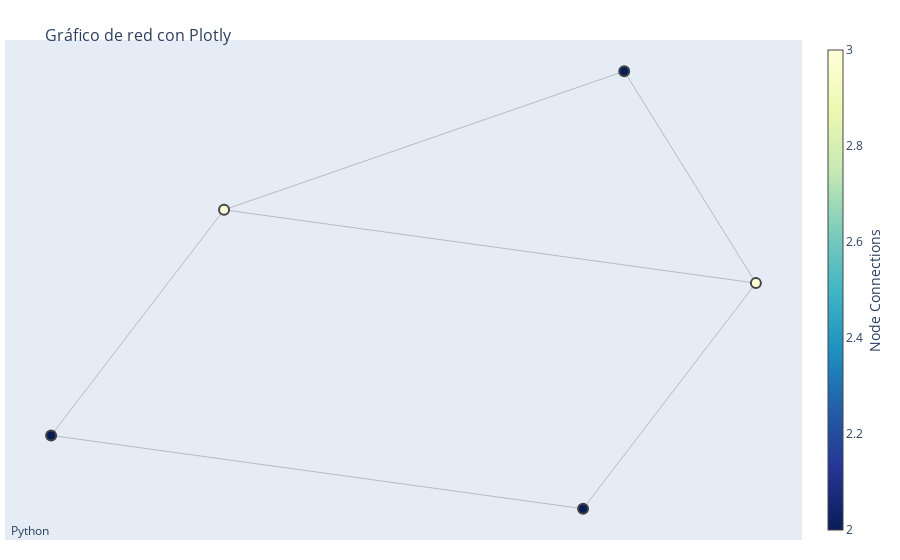

Write notebook code for a chart like this one.
### Code cell
import networkx as nx
import plotly.graph_objects as go

# Lista de aristas con atributos adicionales
aristas = [
    ('A', 'B', {'peso': 5}),
    ('B', 'C', {'peso': 7}),
    ('C', 'D', {'peso': 3}),
    ('D', 'E', {'peso': 8}),
    ('E', 'A', {'peso': 2}),
    ('A', 'C', {'peso': 4}),
]

# Crea un grafo vacío
G = nx.Graph()

# Agrega las aristas al grafo junto con sus atributos
G.add_edges_from(aristas)

# Define el layout del grafo
pos = nx.kamada_kawai_layout(G)

# Crea los nodos y aristas para Plotly
edge_trace = go.Scatter(
    x=[],
    y=[],
    line=dict(width=0.5, color='#888'),
    hoverinfo='none',
    mode='lines')

for edge in G.edges():
    x0, y0 = pos[edge[0]]
    x1, y1 = pos[edge[1]]
    edge_trace['x'] += tuple([x0, x1, None])
    edge_trace['y'] += tuple([y0, y1, None])

node_trace = go.Scatter(
    x=[],
    y=[],
    text=[],
    mode='markers',
    hoverinfo='text',
    marker=dict(
        showscale=True,
        colorscale='YlGnBu',
        reversescale=True,
        color=[],
        size=10,
        colorbar=dict(
            thickness=15,
            title='Node Connections',
            xanchor='left',
            titleside='right'
        ),
        line_width=2))

for node in G.nodes():
    x, y = pos[node]
    node_trace['x'] += tuple([x])
    node_trace['y'] += tuple([y])

# Adiciona el número de conexiones a cada nodo como texto
for node, adjacencies in enumerate(G.adjacency()):
    node_trace['marker']['color'] += tuple([len(adjacencies[1])])
    node_info = f'{adjacencies[0]}<br># Conexiones: {len(adjacencies[1])}'
    node_trace['text'] += tuple([node_info])

# Crea la figura y plotea
fig = go.Figure(data=[edge_trace, node_trace],
                layout=go.Layout(
                    title='<br>Gráfico de red con Plotly',
                    titlefont_size=16,
                    showlegend=False,
                    hovermode='closest',
                    margin=dict(b=20, l=5, r=5, t=40),
                    annotations=[dict(
                        text="Python",
                        showarrow=False,
                        xref="paper", yref="paper",
                        x=0.005, y=-0.002)],
                    xaxis=dict(showgrid=False, zeroline=False, showticklabels=False),
                    yaxis=dict(showgrid=False, zeroline=False, showticklabels=False))
                )

fig.show()

### Figure 1 — Plotly figure (JSON) as saved in the notebook; plotly's stock layout.template omitted (floating-point values rounded to 4 significant figures)
{"data": [{"hoverinfo": "none", "line": {"color": "#888", "width": 0.5}, "mode": "lines", "type": "scatter", "x": [0.5672, 0.3249, null, 0.5672, 0.2492, null, 0.5672, -0.4115, null, 0.3249, -0.4115, null, -0.4115, -0.7298, null, -0.7298, 0.2492, null], "y": [0.08056, 1, null, 0.08056, -0.8986, null, 0.08056, 0.3986, null, 1, 0.3986, null, 0.3986, -0.5805, null, -0.5805, -0.8986, null]}, {"hoverinfo": "text", "marker": {"color": [3, 2, 3, 2, 2], "colorbar": {"thickness": 15, "title": {"side": "right", "text": "Node Connections"}, "xanchor": "left"}, "colorscale": [[0, "rgb(255,255,217)"], [0.125, "rgb(237,248,177)"], [0.25, "rgb(199,233,180)"], [0.375, "rgb(127,205,187)"], [0.5, "rgb(65,182,196)"], [0.625, "rgb(29,145,192)"], [0.75, "rgb(34,94,168)"], [0.875, "rgb(37,52,148)"], [1, "rgb(8,29,88)"]], "line": {"width": 2}, "reversescale": true, "showscale": true, "size": 10}, "mode": "markers", "text": ["A<br># Conexiones: 3", "B<br># Conexiones: 2", "C<br># Conexiones: 3", "D<br># Conexiones: 2", "E<br># Conexiones: 2"], "type": "scatter", "x": [0.5672, 0.3249, -0.4115, -0.7298, 0.2492], "y": [0.08056, 1, 0.3986, -0.5805, -0.8986]}], "layout": {"annotations": [{"showarrow": false, "text": "Python", "x": 0.005, "xref": "paper", "y": -0.002, "yref": "paper"}], "hovermode": "closest", "margin": {"b": 20, "l": 5, "r": 5, "t": 40}, "showlegend": false, "title": {"font": {"size": 16}, "text": "<br>Gráfico de red con Plotly"}, "xaxis": {"showgrid": false, "showticklabels": false, "zeroline": false}, "yaxis": {"showgrid": false, "showticklabels": false, "zeroline": false}}}
